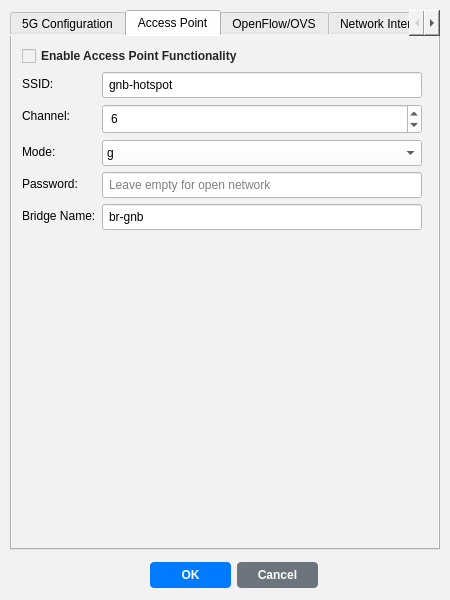
<?xml version="1.0" encoding="UTF-8"?>
<ui version="4.0">
 <class>MainWindow</class>
 <widget class="QMainWindow" name="MainWindow">
  <property name="geometry">
   <rect>
    <x>0</x>
    <y>0</y>
    <width>450</width>
    <height>600</height>
   </rect>
  </property>
  <property name="windowTitle">
   <string>gNB Properties</string>
  </property>
  <property name="styleSheet">
   <string notr="true">background-color: rgb(242, 242, 242);</string>
  </property>
  <widget class="QWidget" name="centralwidget">
   <widget class="QTabWidget" name="tabWidget">
    <property name="geometry">
     <rect>
      <x>10</x>
      <y>10</y>
      <width>430</width>
      <height>540</height>
     </rect>
    </property>
    <property name="currentIndex">
     <number>1</number>
    </property>
    <widget class="QWidget" name="tab_5g_config">
     <attribute name="title">
      <string>5G Configuration</string>
     </attribute>
     <widget class="QWidget" name="formLayoutWidget">
      <property name="geometry">
       <rect>
        <x>10</x>
        <y>10</y>
        <width>400</width>
        <height>319</height>
       </rect>
      </property>
      <layout class="QFormLayout" name="formLayout_5g">
       <item row="0" column="0">
        <widget class="QLabel" name="label_amf_hostname">
         <property name="text">
          <string>AMF Hostname:</string>
         </property>
        </widget>
       </item>
       <item row="0" column="1">
        <widget class="QLineEdit" name="GNB_AMFHostName">
         <property name="styleSheet">
          <string notr="true">background-color: rgb(255, 255, 255); padding: 4px;</string>
         </property>
         <property name="text">
          <string>amf</string>
         </property>
        </widget>
       </item>
       <item row="1" column="0">
        <widget class="QLabel" name="label_gnb_hostname">
         <property name="text">
          <string>gNB Hostname:</string>
         </property>
        </widget>
       </item>
       <item row="1" column="1">
        <widget class="QLineEdit" name="GNB_GNBHostName">
         <property name="styleSheet">
          <string notr="true">background-color: rgb(255, 255, 255); padding: 4px;</string>
         </property>
         <property name="text">
          <string>mn.gnb</string>
         </property>
        </widget>
       </item>
       <item row="2" column="0">
        <widget class="QLabel" name="label_tac">
         <property name="text">
          <string>TAC:</string>
         </property>
        </widget>
       </item>
       <item row="2" column="1">
        <widget class="QLineEdit" name="GNB_TAC">
         <property name="styleSheet">
          <string notr="true">background-color: rgb(255, 255, 255); padding: 4px;</string>
         </property>
         <property name="text">
          <string>1</string>
         </property>
        </widget>
       </item>
       <item row="3" column="0">
        <widget class="QLabel" name="label_mcc">
         <property name="text">
          <string>MCC:</string>
         </property>
        </widget>
       </item>
       <item row="3" column="1">
        <widget class="QLineEdit" name="GNB_MCC">
         <property name="styleSheet">
          <string notr="true">background-color: rgb(255, 255, 255); padding: 4px;</string>
         </property>
         <property name="text">
          <string>999</string>
         </property>
        </widget>
       </item>
       <item row="4" column="0">
        <widget class="QLabel" name="label_mnc">
         <property name="text">
          <string>MNC:</string>
         </property>
        </widget>
       </item>
       <item row="4" column="1">
        <widget class="QLineEdit" name="GNB_MNC">
         <property name="styleSheet">
          <string notr="true">background-color: rgb(255, 255, 255); padding: 4px;</string>
         </property>
         <property name="text">
          <string>70</string>
         </property>
        </widget>
       </item>
       <item row="5" column="0">
        <widget class="QLabel" name="label_sst">
         <property name="text">
          <string>SST:</string>
         </property>
        </widget>
       </item>
       <item row="5" column="1">
        <widget class="QLineEdit" name="GNB_SST">
         <property name="styleSheet">
          <string notr="true">background-color: rgb(255, 255, 255); padding: 4px;</string>
         </property>
         <property name="text">
          <string>1</string>
         </property>
        </widget>
       </item>
       <item row="6" column="0">
        <widget class="QLabel" name="label_sd">
         <property name="text">
          <string>SD:</string>
         </property>
        </widget>
       </item>
       <item row="6" column="1">
        <widget class="QLineEdit" name="GNB_SD">
         <property name="styleSheet">
          <string notr="true">background-color: rgb(255, 255, 255); padding: 4px;</string>
         </property>
         <property name="text">
          <string>0xffffff</string>
         </property>
        </widget>
       </item>
       <item row="7" column="0">
        <widget class="QLabel" name="label_power">
         <property name="text">
          <string>TX Power:</string>
         </property>
        </widget>
       </item>
       <item row="7" column="1">
        <widget class="QSpinBox" name="GNB_Power">
         <property name="styleSheet">
          <string notr="true">background-color: rgb(255, 255, 255); padding: 4px;</string>
         </property>
         <property name="suffix">
          <string> dBm</string>
         </property>
         <property name="minimum">
          <number>1</number>
         </property>
         <property name="maximum">
          <number>50</number>
         </property>
         <property name="value">
          <number>30</number>
         </property>
        </widget>
       </item>
       <item row="8" column="0">
        <widget class="QLabel" name="label_range">
         <property name="text">
          <string>Range:</string>
         </property>
        </widget>
       </item>
       <item row="8" column="1">
        <widget class="QSpinBox" name="GNB_Range">
         <property name="styleSheet">
          <string notr="true">background-color: rgb(255, 255, 255); padding: 4px;</string>
         </property>
         <property name="suffix">
          <string> meters</string>
         </property>
         <property name="minimum">
          <number>50</number>
         </property>
         <property name="maximum">
          <number>1000</number>
         </property>
         <property name="value">
          <number>300</number>
         </property>
        </widget>
       </item>
      </layout>
     </widget>
    </widget>
    <widget class="QWidget" name="tab_ap_config">
     <attribute name="title">
      <string>Access Point</string>
     </attribute>
     <widget class="QWidget" name="groupBox_ap_enable">
      <property name="geometry">
       <rect>
        <x>10</x>
        <y>10</y>
        <width>400</width>
        <height>460</height>
       </rect>
      </property>
      <layout class="QVBoxLayout" name="verticalLayout_ap">
       <item>
        <widget class="QCheckBox" name="GNB_AP_Enabled">
         <property name="toolTip">
          <string>Enable the gNB to act as a WiFi Access Point for mininet-wifi integration</string>
         </property>
         <property name="styleSheet">
          <string notr="true">font-weight: bold; color: rgb(33, 37, 41);</string>
         </property>
         <property name="text">
          <string>Enable Access Point Functionality</string>
         </property>
        </widget>
       </item>
       <item>
        <layout class="QFormLayout" name="formLayout_ap">
         <item row="0" column="0">
          <widget class="QLabel" name="label_ap_ssid">
           <property name="text">
            <string>SSID:</string>
           </property>
          </widget>
         </item>
         <item row="0" column="1">
          <widget class="QLineEdit" name="GNB_AP_SSID">
           <property name="styleSheet">
            <string notr="true">background-color: rgb(255, 255, 255); padding: 4px;</string>
           </property>
           <property name="text">
            <string>gnb-hotspot</string>
           </property>
          </widget>
         </item>
         <item row="1" column="0">
          <widget class="QLabel" name="label_ap_channel">
           <property name="text">
            <string>Channel:</string>
           </property>
          </widget>
         </item>
         <item row="1" column="1">
          <widget class="QSpinBox" name="GNB_AP_Channel">
           <property name="styleSheet">
            <string notr="true">background-color: rgb(255, 255, 255); padding: 4px;</string>
           </property>
           <property name="minimum">
            <number>1</number>
           </property>
           <property name="maximum">
            <number>11</number>
           </property>
           <property name="value">
            <number>6</number>
           </property>
          </widget>
         </item>
         <item row="2" column="0">
          <widget class="QLabel" name="label_ap_mode">
           <property name="text">
            <string>Mode:</string>
           </property>
          </widget>
         </item>
         <item row="2" column="1">
          <widget class="QComboBox" name="GNB_AP_Mode">
           <property name="styleSheet">
            <string notr="true">background-color: rgb(255, 255, 255); padding: 4px;</string>
           </property>
           <item>
            <property name="text">
             <string>g</string>
            </property>
           </item>
           <item>
            <property name="text">
             <string>a</string>
            </property>
           </item>
           <item>
            <property name="text">
             <string>n</string>
            </property>
           </item>
           <item>
            <property name="text">
             <string>ac</string>
            </property>
           </item>
          </widget>
         </item>
         <item row="3" column="0">
          <widget class="QLabel" name="label_ap_password">
           <property name="text">
            <string>Password:</string>
           </property>
          </widget>
         </item>
         <item row="3" column="1">
          <widget class="QLineEdit" name="GNB_AP_Password">
           <property name="styleSheet">
            <string notr="true">background-color: rgb(255, 255, 255); padding: 4px;</string>
           </property>
           <property name="text">
            <string/>
           </property>
           <property name="echoMode">
            <enum>QLineEdit::Password</enum>
           </property>
           <property name="placeholderText">
            <string>Leave empty for open network</string>
           </property>
          </widget>
         </item>
         <item row="4" column="0">
          <widget class="QLabel" name="label_ap_bridge">
           <property name="text">
            <string>Bridge Name:</string>
           </property>
          </widget>
         </item>
         <item row="4" column="1">
          <widget class="QLineEdit" name="GNB_AP_BridgeName">
           <property name="styleSheet">
            <string notr="true">background-color: rgb(255, 255, 255); padding: 4px;</string>
           </property>
           <property name="text">
            <string>br-gnb</string>
           </property>
          </widget>
         </item>
        </layout>
       </item>
      </layout>
     </widget>
    </widget>
    <widget class="QWidget" name="tab_openflow_config">
     <attribute name="title">
      <string>OpenFlow/OVS</string>
     </attribute>
     <widget class="QWidget" name="groupBox_ovs_enable">
      <property name="geometry">
       <rect>
        <x>10</x>
        <y>10</y>
        <width>400</width>
        <height>480</height>
       </rect>
      </property>
      <layout class="QVBoxLayout" name="verticalLayout_ovs">
       <item>
        <widget class="QCheckBox" name="GNB_OVS_Enabled">
         <property name="toolTip">
          <string>Enable OpenVSwitch and OpenFlow integration for SDN controller connectivity</string>
         </property>
         <property name="styleSheet">
          <string notr="true">font-weight: bold; color: rgb(33, 37, 41);</string>
         </property>
         <property name="text">
          <string>Enable OpenVSwitch/OpenFlow</string>
         </property>
        </widget>
       </item>
       <item>
        <layout class="QFormLayout" name="formLayout_ovs">
         <item row="0" column="0">
          <widget class="QLabel" name="label_ovs_controller">
           <property name="text">
            <string>Controller:</string>
           </property>
          </widget>
         </item>
         <item row="0" column="1">
          <widget class="QLineEdit" name="GNB_OVS_Controller">
           <property name="styleSheet">
            <string notr="true">background-color: rgb(255, 255, 255); padding: 4px;</string>
           </property>
           <property name="text">
            <string/>
           </property>
           <property name="placeholderText">
            <string>tcp:127.0.0.1:6633</string>
           </property>
          </widget>
         </item>
         <item row="1" column="0">
          <widget class="QLabel" name="label_ovs_bridge_name">
           <property name="text">
            <string>Bridge Name:</string>
           </property>
          </widget>
         </item>
         <item row="1" column="1">
          <widget class="QLineEdit" name="GNB_OVS_BridgeName">
           <property name="styleSheet">
            <string notr="true">background-color: rgb(255, 255, 255); padding: 4px;</string>
           </property>
           <property name="text">
            <string>br-gnb</string>
           </property>
          </widget>
         </item>
         <item row="2" column="0">
          <widget class="QLabel" name="label_ovs_failmode">
           <property name="text">
            <string>Fail Mode:</string>
           </property>
          </widget>
         </item>
         <item row="2" column="1">
          <widget class="QComboBox" name="GNB_OVS_FailMode">
           <property name="styleSheet">
            <string notr="true">background-color: rgb(255, 255, 255); padding: 4px;</string>
           </property>
           <item>
            <property name="text">
             <string>standalone</string>
            </property>
           </item>
           <item>
            <property name="text">
             <string>secure</string>
            </property>
           </item>
          </widget>
         </item>
         <item row="3" column="0">
          <widget class="QLabel" name="label_ovs_protocols">
           <property name="text">
            <string>OpenFlow Protocols:</string>
           </property>
          </widget>
         </item>
         <item row="3" column="1">
          <widget class="QComboBox" name="GNB_OVS_Protocols">
           <property name="styleSheet">
            <string notr="true">background-color: rgb(255, 255, 255); padding: 4px;</string>
           </property>
           <item>
            <property name="text">
             <string>OpenFlow14</string>
            </property>
           </item>
           <item>
            <property name="text">
             <string>OpenFlow13</string>
            </property>
           </item>
           <item>
            <property name="text">
             <string>OpenFlow10</string>
            </property>
           </item>
           <item>
            <property name="text">
             <string>OpenFlow10,OpenFlow13,OpenFlow14</string>
            </property>
           </item>
          </widget>
         </item>
         <item row="4" column="0">
          <widget class="QLabel" name="label_ovs_datapath">
           <property name="text">
            <string>Datapath:</string>
           </property>
          </widget>
         </item>
         <item row="4" column="1">
          <widget class="QComboBox" name="GNB_OVS_Datapath">
           <property name="styleSheet">
            <string notr="true">background-color: rgb(255, 255, 255); padding: 4px;</string>
           </property>
           <item>
            <property name="text">
             <string>kernel</string>
            </property>
           </item>
           <item>
            <property name="text">
             <string>user</string>
            </property>
           </item>
          </widget>
         </item>
         <item row="5" column="0">
          <widget class="QLabel" name="label_ovs_auto_setup">
           <property name="text">
            <string>Auto Setup:</string>
           </property>
          </widget>
         </item>
         <item row="5" column="1">
          <widget class="QCheckBox" name="GNB_OVS_AutoSetup">
           <property name="toolTip">
            <string>Automatically add network interfaces to the OVS bridge</string>
           </property>
           <property name="text">
            <string>Auto-add interfaces to bridge</string>
           </property>
           <property name="checked">
            <bool>true</bool>
           </property>
          </widget>
         </item>
         <item row="6" column="0">
          <widget class="QLabel" name="label_ovs_bridge_interfaces">
           <property name="text">
            <string>Bridge Interfaces:</string>
           </property>
          </widget>
         </item>
         <item row="6" column="1">
          <widget class="QLineEdit" name="GNB_OVS_BridgeInterfaces">
           <property name="styleSheet">
            <string notr="true">background-color: rgb(255, 255, 255); padding: 4px;</string>
           </property>
           <property name="text">
            <string>auto</string>
           </property>
           <property name="placeholderText">
            <string>auto, eth0, or eth0,eth1,wlan0</string>
           </property>
          </widget>
         </item>
         <item row="7" column="0">
          <widget class="QLabel" name="label_ovs_controller_ip">
           <property name="text">
            <string>Controller IP:</string>
           </property>
          </widget>
         </item>
         <item row="7" column="1">
          <widget class="QLineEdit" name="GNB_OVS_ControllerIP">
           <property name="styleSheet">
            <string notr="true">background-color: rgb(255, 255, 255); padding: 4px;</string>
           </property>
           <property name="text">
            <string/>
           </property>
           <property name="placeholderText">
            <string>127.0.0.1</string>
           </property>
          </widget>
         </item>
         <item row="8" column="0">
          <widget class="QLabel" name="label_ovs_controller_port">
           <property name="text">
            <string>Controller Port:</string>
           </property>
          </widget>
         </item>
         <item row="8" column="1">
          <widget class="QSpinBox" name="GNB_OVS_ControllerPort">
           <property name="styleSheet">
            <string notr="true">background-color: rgb(255, 255, 255); padding: 4px;</string>
           </property>
           <property name="minimum">
            <number>1</number>
           </property>
           <property name="maximum">
            <number>65535</number>
           </property>
           <property name="value">
            <number>6633</number>
           </property>
          </widget>
         </item>
        </layout>
       </item>
      </layout>
     </widget>
    </widget>
    <widget class="QWidget" name="tab_interfaces">
     <attribute name="title">
      <string>Network Interfaces</string>
     </attribute>
     <widget class="QWidget" name="formLayoutWidget_interfaces">
      <property name="geometry">
       <rect>
        <x>10</x>
        <y>10</y>
        <width>400</width>
        <height>300</height>
       </rect>
      </property>
      <layout class="QFormLayout" name="formLayout_interfaces">
       <item row="0" column="0">
        <widget class="QLabel" name="label_n2_iface">
         <property name="text">
          <string>N2 Interface:</string>
         </property>
        </widget>
       </item>
       <item row="0" column="1">
        <widget class="QLineEdit" name="GNB_N2_Interface">
         <property name="styleSheet">
          <string notr="true">background-color: rgb(255, 255, 255); padding: 4px;</string>
         </property>
         <property name="text">
          <string>eth0</string>
         </property>
        </widget>
       </item>
       <item row="1" column="0">
        <widget class="QLabel" name="label_n3_iface">
         <property name="text">
          <string>N3 Interface:</string>
         </property>
        </widget>
       </item>
       <item row="1" column="1">
        <widget class="QLineEdit" name="GNB_N3_Interface">
         <property name="styleSheet">
          <string notr="true">background-color: rgb(255, 255, 255); padding: 4px;</string>
         </property>
         <property name="text">
          <string>eth0</string>
         </property>
        </widget>
       </item>
       <item row="2" column="0">
        <widget class="QLabel" name="label_radio_iface">
         <property name="text">
          <string>Radio Interface:</string>
         </property>
        </widget>
       </item>
       <item row="2" column="1">
        <widget class="QLineEdit" name="GNB_Radio_Interface">
         <property name="styleSheet">
          <string notr="true">background-color: rgb(255, 255, 255); padding: 4px;</string>
         </property>
         <property name="text">
          <string>eth0</string>
         </property>
        </widget>
       </item>
       <item row="3" column="0">
        <widget class="QLabel" name="label_network_iface">
         <property name="text">
          <string>Network Interface:</string>
         </property>
        </widget>
       </item>
       <item row="3" column="1">
        <widget class="QLineEdit" name="GNB_Network_Interface">
         <property name="styleSheet">
          <string notr="true">background-color: rgb(255, 255, 255); padding: 4px;</string>
         </property>
         <property name="text">
          <string>eth0</string>
         </property>
        </widget>
       </item>
       <item row="4" column="0">
        <widget class="QLabel" name="label_bridge_priority">
         <property name="text">
          <string>Bridge Priority:</string>
         </property>
        </widget>
       </item>
       <item row="4" column="1">
        <widget class="QSpinBox" name="GNB_Bridge_Priority">
         <property name="styleSheet">
          <string notr="true">background-color: rgb(255, 255, 255); padding: 4px;</string>
         </property>
         <property name="minimum">
          <number>1</number>
         </property>
         <property name="maximum">
          <number>65535</number>
         </property>
         <property name="value">
          <number>32768</number>
         </property>
        </widget>
       </item>
       <item row="5" column="0">
        <widget class="QLabel" name="label_stp_enabled">
         <property name="text">
          <string>STP Enabled:</string>
         </property>
        </widget>
       </item>
       <item row="5" column="1">
        <widget class="QCheckBox" name="GNB_STP_Enabled">
         <property name="toolTip">
          <string>Enable Spanning Tree Protocol on the bridge</string>
         </property>
         <property name="text">
          <string>Enable STP</string>
         </property>
        </widget>
       </item>
      </layout>
     </widget>
    </widget>
   </widget>
   <widget class="QWidget" name="gridLayoutWidget">
    <property name="geometry">
     <rect>
      <x>150</x>
      <y>560</y>
      <width>168</width>
      <height>31</height>
     </rect>
    </property>
    <layout class="QGridLayout" name="gridLayout">
     <item row="0" column="0">
      <widget class="QPushButton" name="GNB_OKButton">
       <property name="styleSheet">
        <string notr="true">
         QPushButton {
          background-color: rgb(0, 123, 255);
          color: white;
          border: none;
          padding: 6px 12px;
          border-radius: 4px;
          font-weight: bold;
         }
         QPushButton:hover {
          background-color: rgb(0, 105, 217);
         }
         QPushButton:pressed {
          background-color: rgb(0, 86, 179);
         }
        </string>
       </property>
       <property name="text">
        <string>OK</string>
       </property>
      </widget>
     </item>
     <item row="0" column="1">
      <widget class="QPushButton" name="GNB_CancelButton">
       <property name="styleSheet">
        <string notr="true">
         QPushButton {
          background-color: rgb(108, 117, 125);
          color: white;
          border: none;
          padding: 6px 12px;
          border-radius: 4px;
          font-weight: bold;
         }
         QPushButton:hover {
          background-color: rgb(90, 98, 104);
         }
         QPushButton:pressed {
          background-color: rgb(73, 80, 87);
         }
        </string>
       </property>
       <property name="text">
        <string>Cancel</string>
       </property>
      </widget>
     </item>
    </layout>
   </widget>
  </widget>
 </widget>
 <resources/>
 <connections/>
</ui>
